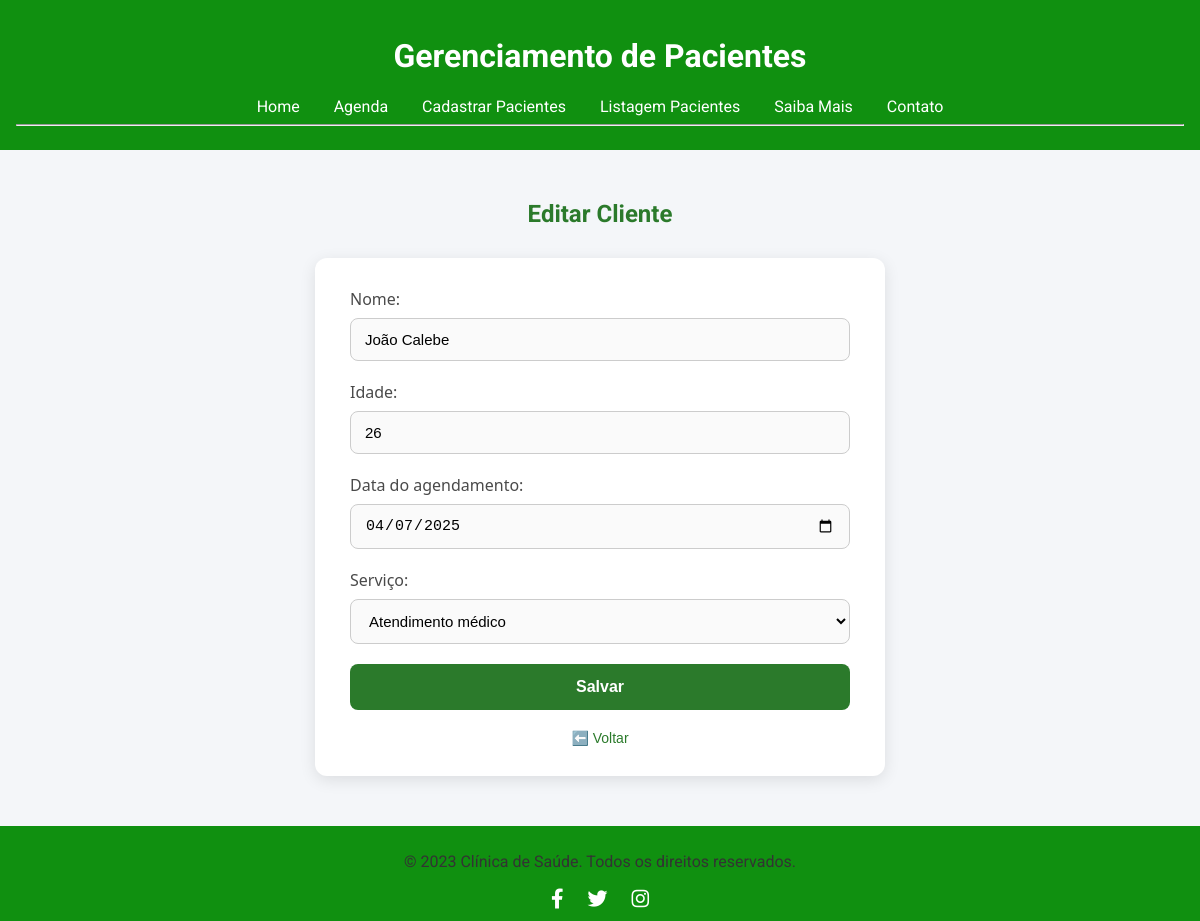
The app's page /editar/31 with its own data.
### tables this page shows
CREATE TABLE clientes (
            id INTEGER PRIMARY KEY AUTOINCREMENT,
            nome TEXT NOT NULL,
            idade TEXT NOT NULL,
            data_cadastro TEXT NOT NULL  
        , servico TEXT);

### app.py (the view, shortened to what this page needs)
@app.route('/editar/<int:index>', methods=['GET', 'POST'])
def editar(index):
    conn = get_db_connection()
    cliente = conn.execute('SELECT * FROM clientes WHERE id = ?', (index,)).fetchone()
    conn.close()
    return render_template('form.html', titulo='Editar Cliente', cliente=cliente)

### app.py (called while the page is built)
def get_db_connection():
    conn = sqlite3.connect('database.db')
    conn.row_factory = sqlite3.Row
    return conn

### Templates/form.html (shortened to what this page needs)
{% extends 'base.html' %}
{% block conteudo %}
    <h2>{{ titulo }}</h2>
    <form method="post">
        <label for="nome">Nome:</label>
        <input type="text" id="nome" name="nome" value="{{ cliente.nome if cliente else '' }}" required>
        <label for="idade">Idade:</label>
        <input type="text" id="idade" name="idade" value="{{ cliente.idade if cliente else '' }}" required>
        <label for="data_cadastro">Data do agendamento:</label>
        <input type="date" id="data_cadastro" name="data_cadastro" value="{{ cliente.data_cadastro if cliente else '' }}" required>
        <label for="servico">Serviço:</label>
        <select id="servico" name="servico" required>
            <option value="Atendimento médico">Atendimento médico</option>
        </select>
        <button type="submit">Salvar</button>
        <a href="{{ request.referrer or url_for('index') }}" class="back-link" title="Voltar para página anterior" style="text-decoration: none">⬅️ Voltar</a>
{% endblock %}

### Templates/base.html (style rules this page uses)
html, body { font-family: Arial, sans-serif; height: 100%; margin: 0; padding: 0; background-color: #f4f4f9; color: #333; display: flex; flex-direction: column; }
input[type="text"], input[type="number"] { width: 100%; padding: 10px; border: 1px solid #ccc; border-radius: 4px; }
button { background: #28a745; color: white; padding: 10px 15px; border: none; border-radius: 4px; cursor: pointer; }
form { max-width: 600px; margin: auto; padding: 30px; background-color: #f9f9f9; border-radius: 12px; box-shadow: 0 4px 12px rgba(0,0,0,0.15); font-family: Arial, sans-serif; text-align: center; }

### Templates/form.html (style rules this page uses)
body { font-family: 'Roboto', sans-serif; background-color: #f4f6f9; margin: 0; padding: 0; }
h2, h3 { text-align: center; color: #2b7a2b; font-weight: 700; margin-top: 30px; }
form { max-width: 500px; margin: 30px auto; padding: 30px 35px; background-color: #ffffff; border-radius: 12px; box-shadow: 0 4px 16px rgba(0, 0, 0, 0.1); }
label { display: block; margin-bottom: 8px; font-weight: 500; color: #333; font-size: 15px; text-align: left; font-family: 'Segoe UI', Tahoma, Geneva, Verdana, sans-serif; font-size: 16px; color: #4a4a4a; }
input[type="text"], input[type="date"], select { width: 100%; padding: 12px 14px; margin: 0 0 20px 0; border: 1px solid #ccc; border-radius: 8px; font-size: 15px; background-color: #fafafa; transition: border-color 0.3s ease, box-shadow 0.2s ease; box-sizing: border-box; display: block; }
button { width: 100%; padding: 14px; background-color: #2b7a2b; color: #fff; font-size: 16px; font-weight: 600; border: none; border-radius: 8px; cursor: pointer; transition: background-color 0.3s ease; }
.back-link { display: block; margin-top: 20px; text-align: center; color: #2b7a2b; font-size: 14px; font-weight: 500; text-decoration: none; }

### records on screen
clientes: nome "João Calebe", idade "26", data_cadastro "04/07/2025"

### other values on screen
{{ titulo }} "Editar Cliente"
